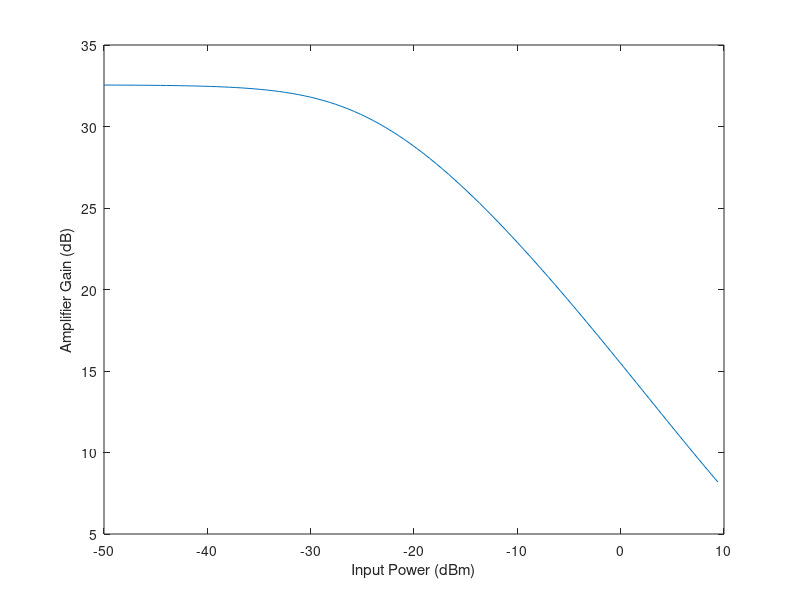

Reproduce this figure in MATLAB. (Note: this script raises an error after producing the figure.)
%% Power distribution with Mch channels averaged over Ns symbols
clear, clc, close all

addpath ../mpam
addpath ../f % general functions
addpath f

dBm2W = @(x) 1e-3*10.^(x/10);
h = 6.62606957e-34; % Planck
q = 1.60217657e-19; % electron charge
c = 299792458;      % speed of light

%% SOA Parameters
carrier_lifetime = 2000e-12;
PsatdBm = 10;
G0 = 1800; % small-power Gain in linear units

Psat = dBm2W(PsatdBm);

% Determine Gain x Input power curve
PfitdBm = linspace(-50, PsatdBm);
Pfit = dBm2W(PfitdBm);
Gfit = [G0 zeros(size(Pfit))];

for k = 2:length(Pfit)
    [Gfit(k), ~, exitflag] = fzero(@(G) Pfit(k) -  Psat/(abs(G)-1)*log(G0/abs(G)), Gfit(k-1));
       
    Gfit(k) = abs(Gfit(k));
    
    if exitflag ~= 1
        exitflag
    end
end

Gfit = Gfit(2:end);

figure, box on
plot(PfitdBm, 10*log10(Gfit))
xlabel('Input Power (dBm)')
ylabel('Amplifier Gain (dB)')

%% 
% M-PAM
% M, Rb, leve_spacing, pshape
mpam = PAM(4, 100e9, 'equally-spaced', @(n) double(n >= 0 & n < sim.Mct));
mpam.adjust_levels(1e-3*10^(-20/10), -5);

Ns = floor(carrier_lifetime*mpam.Rs); % number of symbols to be averaged
Mch = 4; % Number of WDM channels

% 0 <= ki <= Mch x Ns 
% k1 + k2 + k3 + k4 = Mch x Ns
K = randi([0 Mch*Ns], [2^20 4]);

Ksum = K(:,1)+K(:,2)+K(:,3)+K(:,4);

K(Ksum ~= Mch*Ns, :) = [];

Ptot = (K(:, 1)*mpam.a(1) + K(:, 2)*mpam.a(2) + K(:, 3)*mpam.a(3) + K(:, 4)*mpam.a(4))/Ns;

% figure, histfit(Ptot, 20, 'normal')

Gsoa = interp1(Pfit, Gfit, Ptot, 'spline');

% figure, histfit(Gsoa, 20, 'normal')

% hist(Gsoa, 20)
% K = unique(K);

% Simulation parameters
sim.Nsymb = 2^14; % Number of symbols in montecarlo simulation
sim.Mct = 15;      % Oversampling ratio to simulate continuous time (must be odd so that sampling is done  right, and FIR filters have interger grpdelay)  
sim.Me = 16;       % Number of used eigenvalues
sim.L = 2; % de Bruijin sub-sequence length (ISI symbol length)
sim.BERtarget = 1e-4; 
sim.Ndiscard = 16; % number of symbols to be discarded from the begning and end of the sequence
sim.N = sim.Mct*sim.Nsymb; % number points in 'continuous-time' simulation

sim.polarizer = ~true;
sim.shot = ~true; % include shot noise in montecarlo simulation 
sim.RIN = ~true; % include RIN noise in montecarlo simulation
sim.verbose = false; % show stuff

% M-PAM
% M, Rb, leve_spacing, pshape
mpam = PAM(4, 100e9, 'equally-spaced', @(n) double(n >= 0 & n < sim.Mct));

%% Time and frequency
sim.fs = mpam.Rs*sim.Mct;  % sampling frequency in 'continuous-time'

dt = 1/sim.fs;
t = (0:dt:(sim.N-1)*dt).';
df = 1/(dt*sim.N);
f = (-sim.fs/2:df:sim.fs/2-df).';

sim.t = t;
sim.f = f;

%% Transmitter
tx.PtxdBm = -24:-14;

tx.lamb = 1310e-9;
tx.RIN = -150;  % dB/Hz
tx.rexdB = -10;  % extinction ratio in dB. Defined as Pmin/Pmax

%% fiber
fiber = fiber(); % back-to-back

%% Receiver
rx.N0 = (20e-12).^2; % thermal noise psd
rx.Id = 10e-9; % dark current
rx.R = 1; % responsivity
% Electric Lowpass Filter
% rx.elefilt = design_filter('bessel', 5, 0.5*mpam.Rs/(sim.fs/2));
rx.elefilt = design_filter('matched', mpam.pshape, 1/sim.Mct);
% Optical Bandpass Filter
rx.optfilt = design_filter('fbg', 4, 200e9/(sim.fs/2));

%% SOA
soa = soa(20, 7, 1310e-9, 20); % soa(GaindB, NF, lambda, maxGaindB)

% KLSE Fourier Series Expansion 
[rx.U_fourier, rx.D_fourier, rx.Fmax_fourier] = klse_fourier(rx, sim, sim.Mct*(mpam.M^sim.L + 2*sim.L)); 

% ber = soa_ber(mpam, tx, fiber, soa, rx, sim);
  
%% Crosstalk
% Transmitted power
Ptx = dBm2W(tx.PtxdBm);
Mch = 1;
% Ns = 10;

ber = soa_ber(mpam, tx, fiber, soa, rx, sim);

f = sim.f/sim.fs;

for k = 1:length(Ptx)
    tx.Ptx = Ptx(k);
    
    % Ajust levels to desired transmitted power and extinction ratio
    mpam.adjust_levels(tx.Ptx, tx.rexdB);
    Pmax = mpam.a(end);

    % Modulated PAM signal
    dataTX = randi([0 mpam.M-1], Mch, sim.Nsymb); % Random sequence
    
    for kk = 1:Mch
        xt(kk, :) = mpam.mod(dataTX(kk, :), sim.Mct);
    end
        
    xt(:, 1:sim.Mct*sim.Ndiscard) = 0; % zero sim.Ndiscard first symbols
    xt(:, end-sim.Mct*sim.Ndiscard+1:end) = 0; % zero sim.Ndiscard last symbbols

    % Generate optical signal
    for kk = 1:Mch
       [Et(kk,:), Pt(kk,:)] = optical_modulator(xt(kk,:), tx, sim);
    end
       
    %% Amplifier with crosstalk
    Gsoa = zeros(length(Et), 1);
    Pin = zeros(length(Et), 1);
    for nn = Ns*sim.Mct:sim.N
        Pin(nn) = sum(mean(Pt(:, nn-Ns*sim.Mct+1:nn), 2));
        
        Gsoa(nn) = interp1(Pfit, Gfit, Pin(nn), 'spline');
    end
%     Gsoa(:) = soa.Gain;
    
    % assumming Gain >> 1
    Ssp = (Gsoa - 1)*10^(soa.Fn/10)/2*(h*c/soa.lamb); % Agrawal 6.1.15 3rd edition

    N0 = 2*Ssp; % one-sided baseband equivalent of Ssp

    NN = length(Gsoa);
    % N0 is the psd per polarization
    w_x = sqrt(1/2*N0*sim.fs/2).*(randn(NN, 1) + 1j*randn(NN, 1));
    w_y = sqrt(1/2*N0*sim.fs/2).*(randn(NN, 1) + 1j*randn(NN, 1));
    % Note: soa.N0 is one-sided baseband equivalent of ASE PSD.
    % Thus we multiply by sim.fs/2

    et = [Et(1,:).'.*sqrt(Gsoa) + w_x, w_y]; 
           
    % Optical bandpass filter
    eo = [ifft(fft(et(:, 1)).*ifftshift(rx.optfilt.H(f))),...
        ifft(fft(et(:, 2)).*ifftshift(rx.optfilt.H(f)))];

    %% Direct detection and add thermal noise
    %% Shot noise
    if isfield(sim, 'shot') && sim.shot
        q = 1.60217657e-19;      % electron charge (C)

        % Instataneous received power considering only attenuation from the fiber   
        Sshot = 2*q*(rx.R*sum(abs(eo).^2,2)  + rx.Id);     % one-sided shot noise PSD

        % Frequency is divided by two because PSD is one-sided
        wshot = sqrt(Sshot*sim.fs/2).*randn(size(et));
    else 
        wshot = 0;
    end

    % Direct detection and add noises
    if isfield(sim, 'polarizer') && ~sim.polarizer 
        yt = abs(eo(:, 1)).^2 + abs(eo(:, 2)).^2;
    else % by default assumes that polarizer is used
        yt = abs(eo(:, 1)).^2;
    end
    yt = yt + wshot + sqrt(rx.N0*sim.fs/2)*randn(sim.N, 1);

    % Overall link gain
    link_gain = mean(Gsoa)*fiber.link_attenuation(tx.lamb)*rx.R;
    
    % Automatic gain control
    % Pmax = 2*tx.Ptx/(1 + 10^(-abs(tx.rexdB)/10)); % calculated from mpam.a
    yt = yt./(Pmax*link_gain); % just refer power values back to transmitter
    mpam.norm_levels;

    %% Equalization
    if isfield(rx, 'eq')
        rx.eq.TrainSeq = dataTX;
    else % otherwise only filter using rx.elefilt
        rx.eq.type = 'None';
    end

    % Equalize
    [yd, rx.eq] = equalize(rx.eq.type, yt, mpam, tx, fiber, rx, sim);

    % Symbols to be discard in BER calculation
    Ndiscard = sim.Ndiscard*[1 1];
    if isfield(rx.eq, 'Ntrain')
        Ndiscard(1) = Ndiscard(1) + rx.eq.Ntrain;
    end
    if isfield(rx.eq, 'Ntaps')
        Ndiscard = Ndiscard + rx.eq.Ntaps;
    end
    ndiscard = [1:Ndiscard(1) sim.Nsymb-Ndiscard(2):sim.Nsymb];
    yd(ndiscard) = []; 
    dataTX(ndiscard) = [];

    % Demodulate
    dataRX = mpam.demod(yd);

    % True BER
    [~, ber.crosstalk(k)] = biterr(dataRX, dataTX(1, :));
end

figure, hold on, grid on
plot(tx.PtxdBm, log10(ber.count), '-o')
plot(tx.PtxdBm, log10(ber.est)) % KLSE Fourier
% plot(tx.PtxdBm, log10(ber_klse_freq))
% plot(tx.PtxdBm, log10(ber.gauss))
plot(tx.PtxdBm, log10(ber.awgn), 'k')
plot(tx.PtxdBm, log10(ber.crosstalk), '-o')
legend('Monte Carlo', 'KLSE Fourier & Saddlepoint Approx',... %  'KLSE Frequency Domain & Saddlepoint Approx',...
        'AWGN approximation', 'Monte Carlo w/ Crosstalk', 'Location', 'SouthWest')
axis([tx.PtxdBm([1 end]) -8 0])
xlabel('Transmitted Power (dBm)')
ylabel('log_{10}(BER)')
